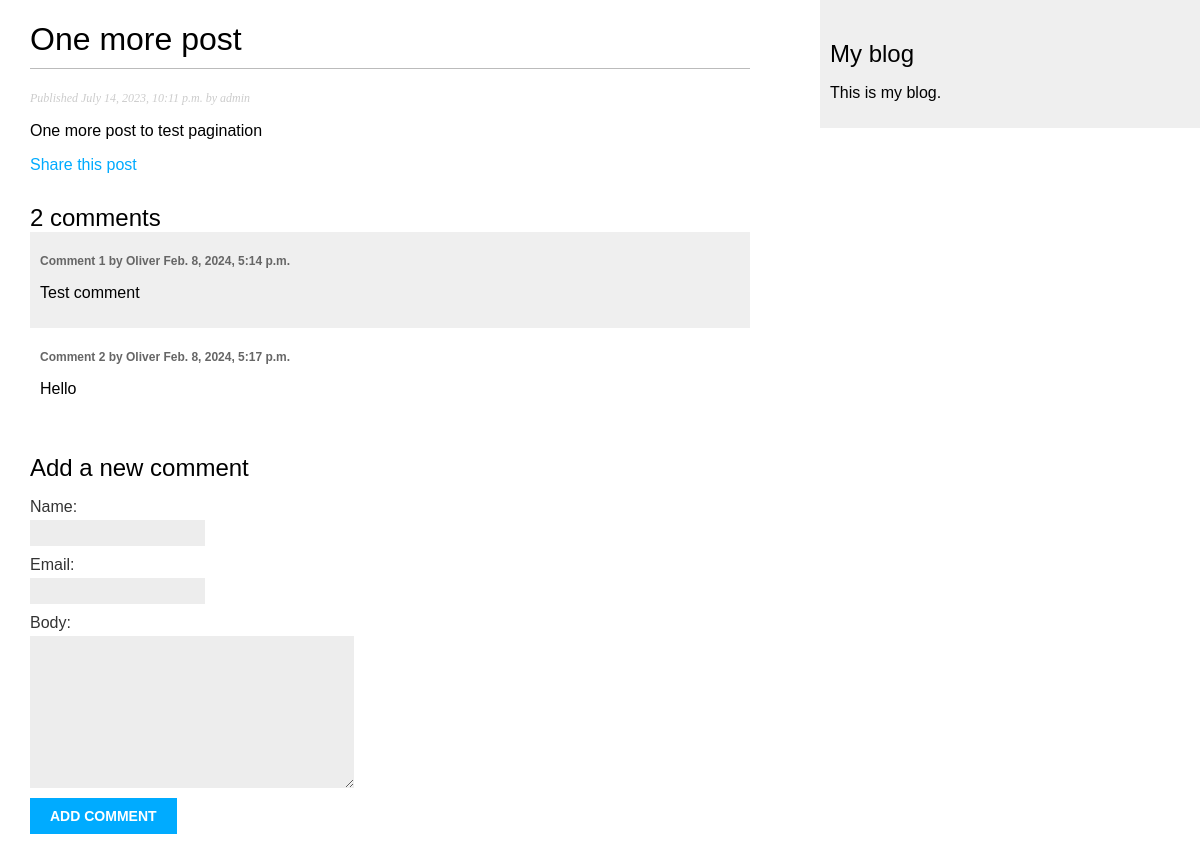
/blog/2023/7/14/one-more-post/, run on the app's committed database.
### blog/models.py (models this page shows, shortened)
class Post(models.Model):
    class Status(models.TextChoices):
        DRAFT = 'DF', 'Draft'
        PUBLISHED = 'PB', 'Published'
    title = models.CharField(max_length=250)
    slug = models.SlugField(max_length=250, unique_for_date='publish')
    author = models.ForeignKey(
        User,
        on_delete=models.CASCADE,
        related_name='blog_posts'
    )
    body = models.TextField()
    publish = models.DateTimeField(default=timezone.now)
    created = models.DateTimeField(auto_now_add=True)
    updated = models.DateTimeField(auto_now=True)
    status = models.CharField(
        max_length=2,
        choices=Status.choices,
        default=Status.DRAFT
    )
    objects = models.Manager()  # The default manager
    published = PublishedManager()  # The custom manager
    class Meta:
        ordering = ['-publish']
        indexes = [
            models.Index(fields=['-publish'])
        ]

class Comment(models.Model):
    post = models.ForeignKey(
        Post,
        on_delete=models.CASCADE,
        related_name='comments'
    )
    name = models.CharField(max_length=80)
    email = models.EmailField()
    body = models.TextField()
    created = models.DateTimeField(auto_now_add=True)
    updated = models.DateTimeField(auto_now=True)
    active = models.BooleanField(default=True)
    class Meta:
        ordering = ['created']
        indexes = [
            models.Index(fields=['created'])
        ]

### blog/views.py (the view)
def post_detail(request, year, month, day, post):
    post = get_object_or_404(
        Post,
        status=Post.Status.PUBLISHED,
        slug=post,
        publish__year=year,
        publish__month=month,
        publish__day=day
    )
    comments = post.comments.filter(active=True)
    form = CommentForm()
    return render(
        request,
        'blog/post/detail.html',
        {
            'post': post,
            'comments': comments,
            'form': form
        }
    )

### blog/forms.py
class CommentForm(forms.ModelForm):
    class Meta:
        model = Comment
        fields = ['name', 'email', 'body']

### blog/templates/blog/post/detail.html (shortened to what this page needs)
{% extends 'blog/base.html' %}
{% block content %}
  <h1>{{ post.title }}</h1>
  <p class="date">
    Published {{ post.publish }} by {{ post.author }}
  </p>
  {{ post.body|linebreaks }}
  <p>
    <a href="{% url "blog:post_share" post.id %}">
      Share this post
    </a>
  </p>
  {% with comments.count as total_comments %}
    <h2>
      {{ total_comments }} comment{{ total_comments|pluralize }}
    </h2>
  {% endwith %}
  {% for comment in comments %}
    <div class="comment">
      <p class="info">
        Comment {{ forloop.counter }} by {{ comment.name }}
        {{ comment.created }}
      </p>
      {{ comment.body|linebreaks }}
    </div>
  {% empty %}
    <p>There are no comments.</p>
  {% endfor %}
  {% include "blog/post/includes/comment_form.html" %}
{% endblock %}

### blog/static/css/blog.css (style rules this page uses)
body { margin: 0; padding: 0; font-family: helvetica, sans-serif; }
a { color: #00abff; text-decoration: none; }
h1 { font-weight: normal; border-bottom: 1px solid #bbb; padding: 0 0 10px 0; }
h2 { font-weight: normal; margin: 30px 0 0; }
p.date { color: #ccc; font-family: georgia, serif; font-size: 12px; font-style: italic; }
label { float: left; clear: both; color: #333; margin-bottom: 4px; }
input, textarea { clear: both; float: left; margin: 0 0 10px; background: #ededed; border: 0; padding: 6px 10px; font-size: 12px; }
.comment { padding: 10px; }
.comment:nth-child(even) { background: #efefef; }
.comment .info { font-weight: bold; font-size: 12px; color: #666; }

### data on the page
Post: title "One more post", publish "July 14, 2023, 10:11 p.m.", author "admin", body "One more post to test pagination"
Comment: name "Oliver", created "Feb. 8, 2024, 5:14 p.m.", body "Test comment"
Comment: name "Oliver", created "Feb. 8, 2024, 5:17 p.m.", body "Hello"

### other printed values
{{ total_comments }} "2"
